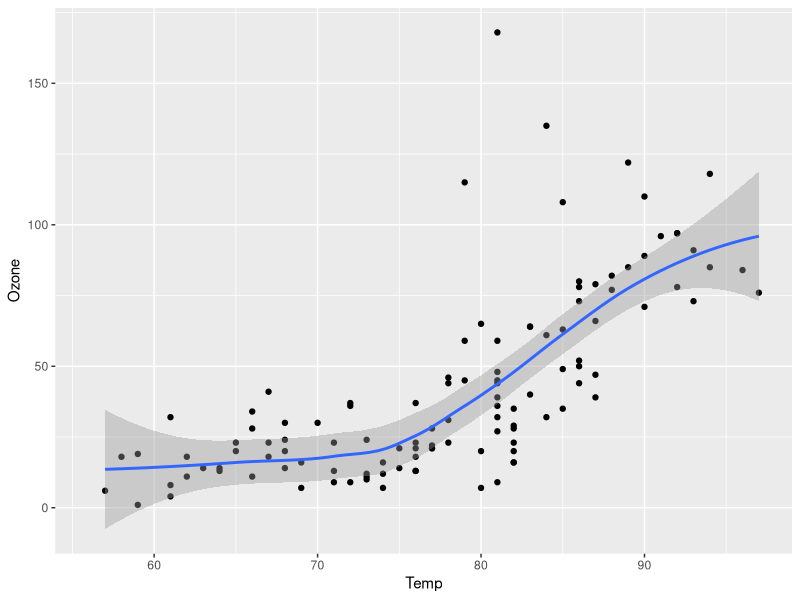
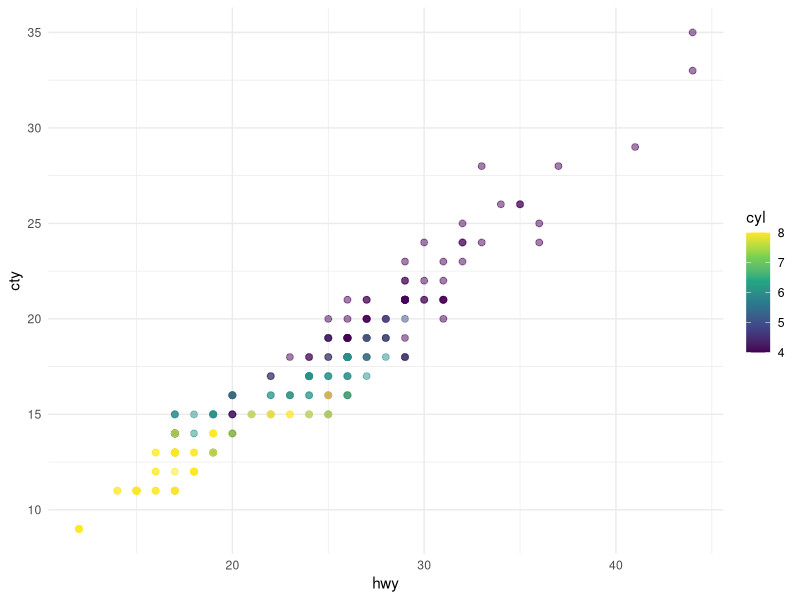

R code for these plots, in order:
## ---- chunk 1
#| label: fig-airquality
#| fig-cap: Temperature and ozone level.

library(ggplot2)

ggplot(airquality, aes(Temp, Ozone)) + 
  geom_point() + 
  geom_smooth(method = "loess")

## ---- chunk 2
#| label: scatterplot
#| echo: true

ggplot(mpg, aes(x = hwy, y = cty, color = cyl)) +
  geom_point(alpha = 0.5, size = 2) +
  scale_color_viridis_c() +
  theme_minimal()
